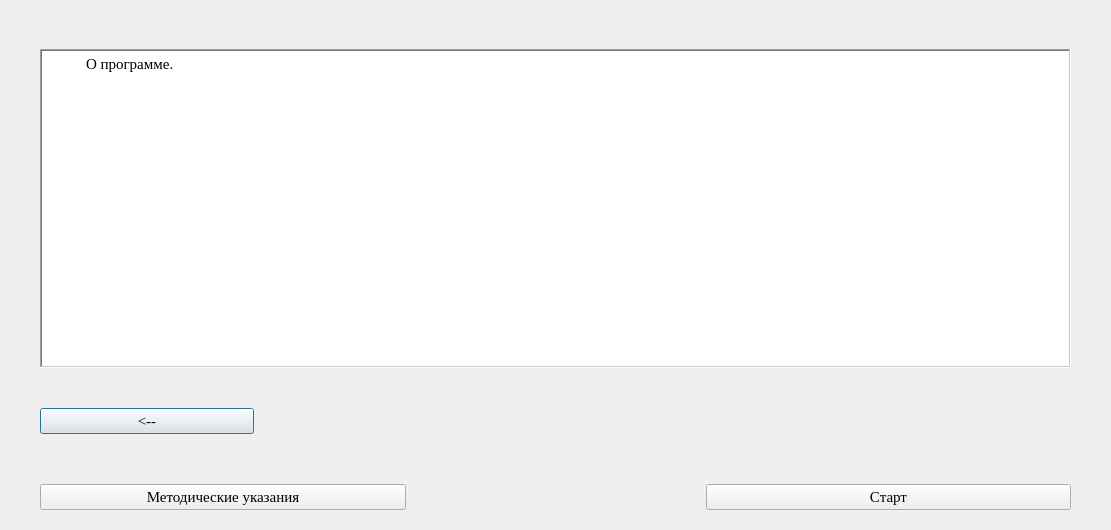
<?xml version="1.0" encoding="UTF-8"?>
<ui version="4.0">
 <class>Dialog</class>
 <widget class="QDialog" name="Dialog">
  <property name="geometry">
   <rect>
    <x>0</x>
    <y>0</y>
    <width>1111</width>
    <height>530</height>
   </rect>
  </property>
  <property name="font">
   <font>
    <family>Times New Roman</family>
    <pointsize>11</pointsize>
   </font>
  </property>
  <property name="windowTitle">
   <string>Dialog</string>
  </property>
  <widget class="QWidget" name="verticalLayoutWidget">
   <property name="geometry">
    <rect>
     <x>0</x>
     <y>-1</y>
     <width>1111</width>
     <height>531</height>
    </rect>
   </property>
   <layout class="QVBoxLayout" name="verticalLayout">
    <property name="spacing">
     <number>20</number>
    </property>
    <property name="topMargin">
     <number>10</number>
    </property>
    <item>
     <layout class="QHBoxLayout" name="horizontalLayout_3">
      <property name="leftMargin">
       <number>40</number>
      </property>
      <property name="topMargin">
       <number>40</number>
      </property>
      <property name="rightMargin">
       <number>40</number>
      </property>
      <property name="bottomMargin">
       <number>10</number>
      </property>
      <item>
       <widget class="QTextBrowser" name="StrucTB">
        <property name="frameShape">
         <enum>QFrame::WinPanel</enum>
        </property>
        <property name="verticalScrollBarPolicy">
         <enum>Qt::ScrollBarAsNeeded</enum>
        </property>
        <property name="horizontalScrollBarPolicy">
         <enum>Qt::ScrollBarAlwaysOff</enum>
        </property>
        <property name="sizeAdjustPolicy">
         <enum>QAbstractScrollArea::AdjustIgnored</enum>
        </property>
        <property name="html">
         <string>&lt;!DOCTYPE HTML PUBLIC &quot;-//W3C//DTD HTML 4.0//EN&quot; &quot;http://www.w3.org/TR/REC-html40/strict.dtd&quot;&gt;
&lt;html&gt;&lt;head&gt;&lt;meta name=&quot;qrichtext&quot; content=&quot;1&quot; /&gt;&lt;style type=&quot;text/css&quot;&gt;
p, li { white-space: pre-wrap; }
&lt;/style&gt;&lt;/head&gt;&lt;body style=&quot; font-family:'Times New Roman'; font-size:11pt; font-weight:400; font-style:normal;&quot;&gt;
&lt;p style=&quot; margin-top:0px; margin-bottom:0px; margin-left:0px; margin-right:0px; -qt-block-indent:0; text-indent:0px;&quot;&gt;	О программе.&lt;/p&gt;&lt;/body&gt;&lt;/html&gt;</string>
        </property>
        <property name="tabStopWidth">
         <number>40</number>
        </property>
       </widget>
      </item>
     </layout>
    </item>
    <item>
     <layout class="QHBoxLayout" name="horizontalLayout_6">
      <property name="spacing">
       <number>600</number>
      </property>
      <property name="leftMargin">
       <number>40</number>
      </property>
      <property name="topMargin">
       <number>10</number>
      </property>
      <property name="rightMargin">
       <number>40</number>
      </property>
      <property name="bottomMargin">
       <number>10</number>
      </property>
      <item>
       <widget class="QPushButton" name="LeftB">
        <property name="minimumSize">
         <size>
          <width>214</width>
          <height>0</height>
         </size>
        </property>
        <property name="font">
         <font>
          <family>Times New Roman</family>
          <pointsize>11</pointsize>
         </font>
        </property>
        <property name="cursor">
         <cursorShape>PointingHandCursor</cursorShape>
        </property>
        <property name="text">
         <string>&lt;--</string>
        </property>
        <property name="default">
         <bool>false</bool>
        </property>
        <property name="flat">
         <bool>false</bool>
        </property>
       </widget>
      </item>
      <item>
       <spacer name="horizontalSpacer">
        <property name="orientation">
         <enum>Qt::Horizontal</enum>
        </property>
        <property name="sizeHint" stdset="0">
         <size>
          <width>40</width>
          <height>20</height>
         </size>
        </property>
       </spacer>
      </item>
     </layout>
    </item>
    <item>
     <layout class="QHBoxLayout" name="horizontalLayout_2">
      <property name="spacing">
       <number>300</number>
      </property>
      <property name="leftMargin">
       <number>40</number>
      </property>
      <property name="topMargin">
       <number>20</number>
      </property>
      <property name="rightMargin">
       <number>40</number>
      </property>
      <property name="bottomMargin">
       <number>20</number>
      </property>
      <item>
       <widget class="QPushButton" name="MetodB_2">
        <property name="font">
         <font>
          <family>Times New Roman</family>
          <pointsize>11</pointsize>
         </font>
        </property>
        <property name="cursor">
         <cursorShape>PointingHandCursor</cursorShape>
        </property>
        <property name="text">
         <string>Методические указания</string>
        </property>
        <property name="default">
         <bool>false</bool>
        </property>
       </widget>
      </item>
      <item>
       <widget class="QPushButton" name="StartB_2">
        <property name="font">
         <font>
          <family>Times New Roman</family>
          <pointsize>11</pointsize>
         </font>
        </property>
        <property name="cursor">
         <cursorShape>PointingHandCursor</cursorShape>
        </property>
        <property name="text">
         <string>Старт</string>
        </property>
       </widget>
      </item>
     </layout>
    </item>
   </layout>
  </widget>
 </widget>
 <resources/>
 <connections/>
</ui>
